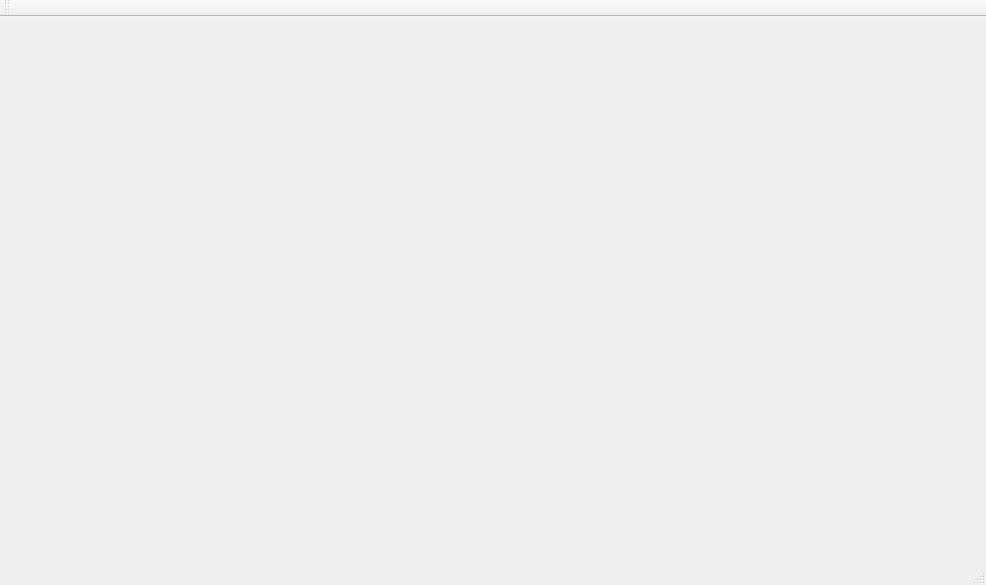
<?xml version="1.0" encoding="UTF-8"?>
<ui version="4.0">
 <class>SearchGUI</class>
 <widget class="QMainWindow" name="SearchGUI">
  <property name="geometry">
   <rect>
    <x>0</x>
    <y>0</y>
    <width>986</width>
    <height>585</height>
   </rect>
  </property>
  <property name="windowTitle">
   <string>SearchGUI</string>
  </property>
  <widget class="QWidget" name="centralWidget"/>
  <widget class="QMenuBar" name="menuBar">
   <property name="geometry">
    <rect>
     <x>0</x>
     <y>0</y>
     <width>986</width>
     <height>20</height>
    </rect>
   </property>
  </widget>
  <widget class="QToolBar" name="mainToolBar">
   <attribute name="toolBarArea">
    <enum>TopToolBarArea</enum>
   </attribute>
   <attribute name="toolBarBreak">
    <bool>false</bool>
   </attribute>
  </widget>
  <widget class="QStatusBar" name="statusBar"/>
 </widget>
 <layoutdefault spacing="6" margin="11"/>
 <resources/>
 <connections/>
</ui>
